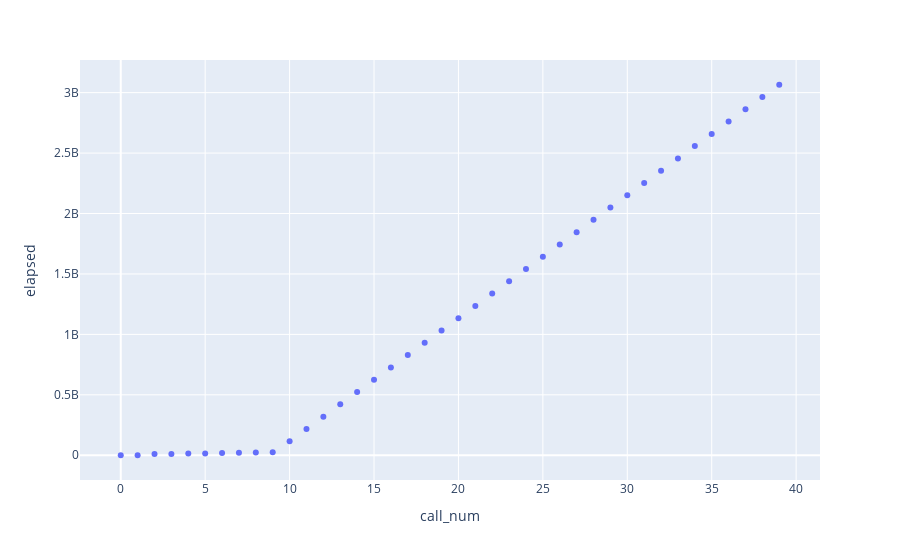

This figure's notebook cell:
### Markdown cell above
Here you can see the `AsyncLimiter` working. The first 10 calls happen nearly simultaneously, then the leaky bucket algorithm kicks in to limit capacity

### Code cell
px.scatter(df, x='call_num', y='elapsed')

### Figure 1 — Plotly figure (JSON) as saved in the notebook; plotly's stock layout.template omitted (floating-point values rounded to 4 significant figures)
{"data": [{"hovertemplate": "call_num=%{x}<br>elapsed=%{y}<extra></extra>", "legendgroup": "", "marker": {"color": "#636efa", "symbol": "circle"}, "mode": "markers", "name": "", "orientation": "h", "showlegend": false, "type": "scatter", "x": [0, 1, 2, 3, 4, 5, 6, 7, 8, 9, 10, 11, 12, 13, 14, 15, 16, 17, 18, 19, 20, 21, 22, 23, 24, 25, 26, 27, 28, 29, 30, 31, 32, 33, 34, 35, 36, 37, 38, 39], "xaxis": "x", "y": [0, 584000, 9939000, 10579000, 14531000, 15028000, 19331000, 19914000, 23188000, 25283000, 116106000, 217628000, 319339000, 421549000, 522970000, 624901000, 726437000, 828507000, 930096000, 1031517000, 1133732000, 1235476000, 1337298000, 1439358000, 1540769000, 1642672000, 1744590000, 1845858000, 1947962000, 2049345000, 2150722000, 2252058000, 2354504000, 2455736000, 2559325000, 2658864000, 2760552000, 2862014000, 2963340000, 3065318000], "yaxis": "y"}], "layout": {"legend": {"tracegroupgap": 0}, "margin": {"t": 60}, "xaxis": {"anchor": "y", "domain": [0, 1], "title": {"text": "call_num"}}, "yaxis": {"anchor": "x", "domain": [0, 1], "title": {"text": "elapsed"}}}}
